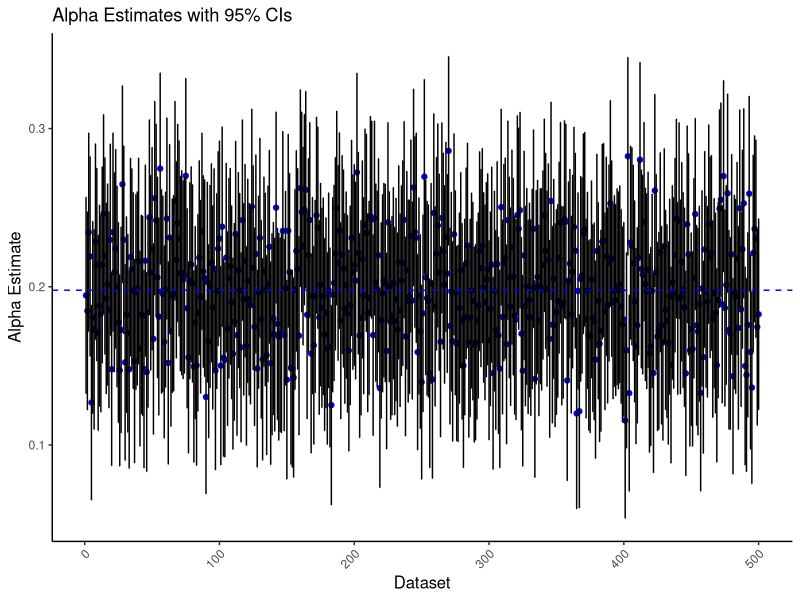
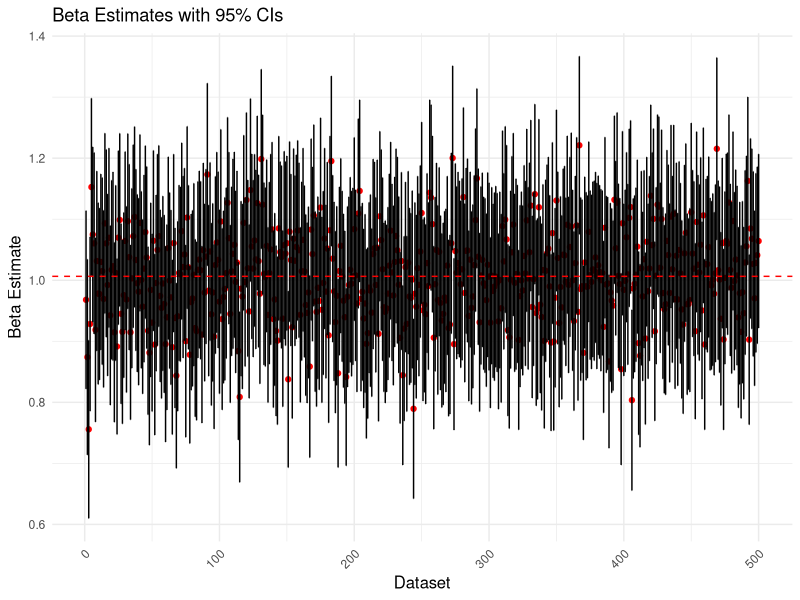
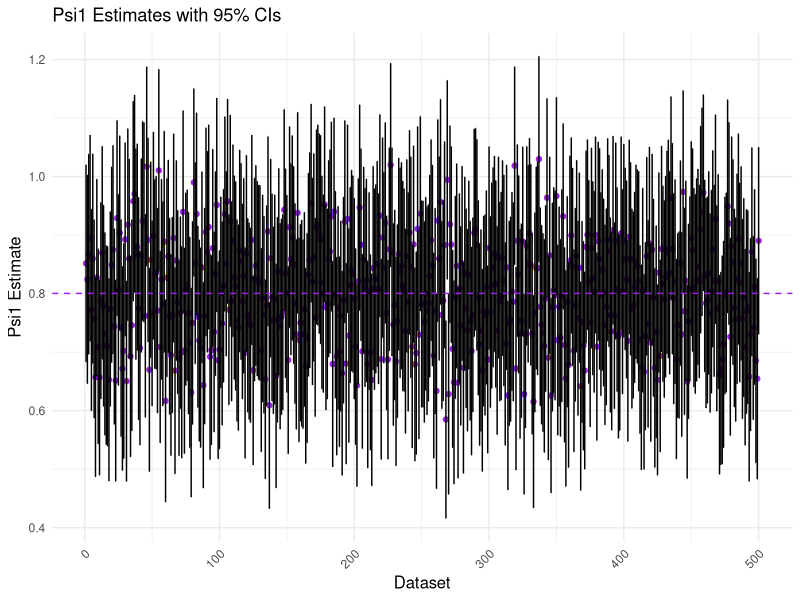
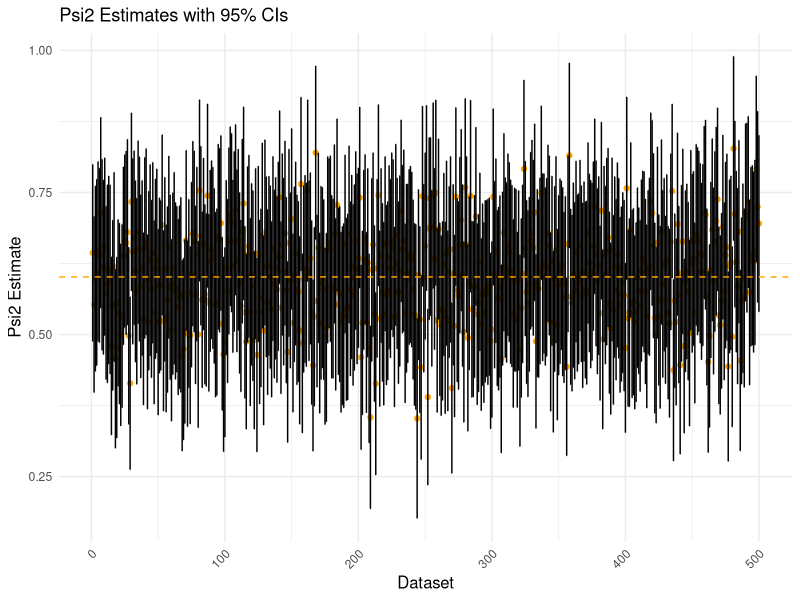
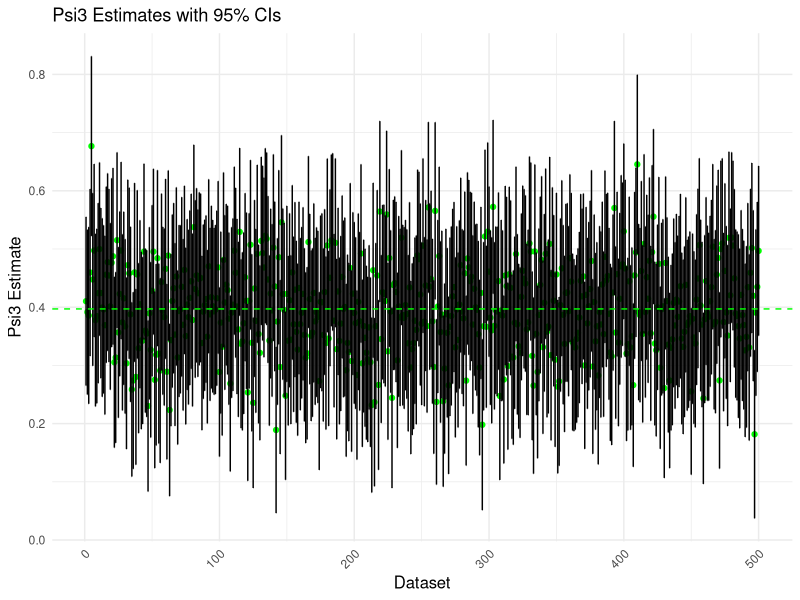
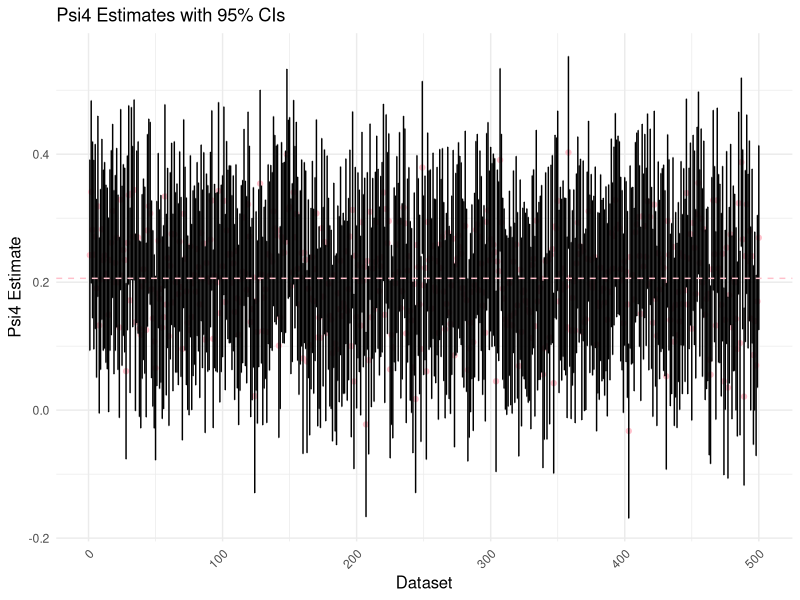
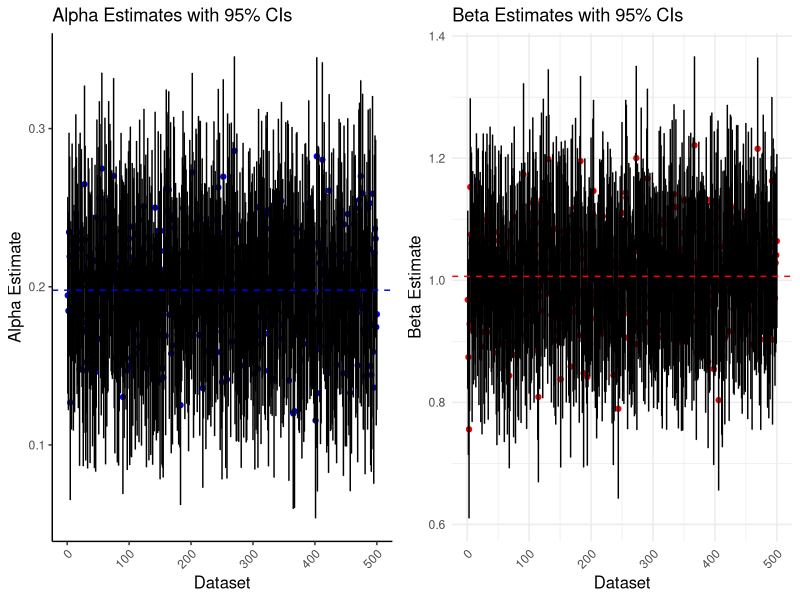
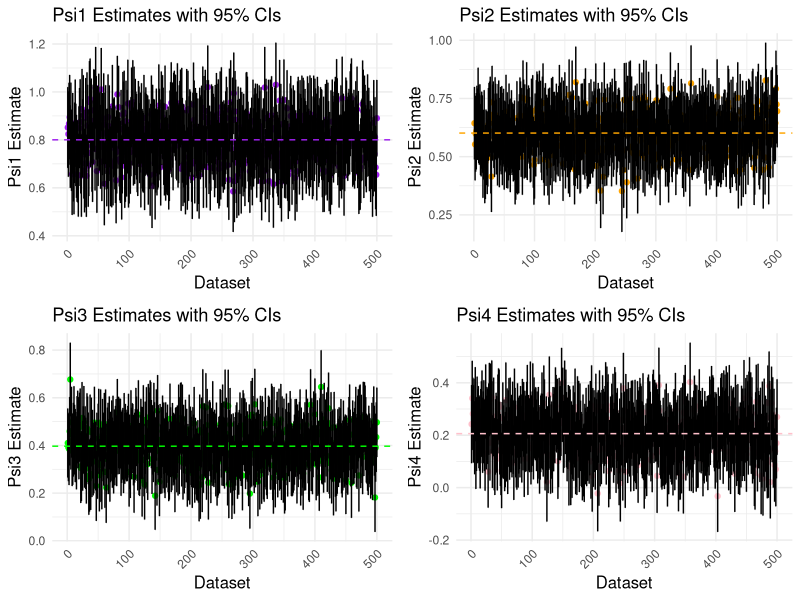

R code for these plots, in order:
## ---- chunk 1
# set seed
set.seed(2024) # ensures reproducibility

# load packages
library(tidyverse)
library(ggplot2)
library(sf) # simple features-store/manipulate spatial data
library(reshape2)
library(gridExtra)

### Set Constants ###
# parameters for simulation
N <- 500  # Number of iterations
points_per_iteration <- 2000  # Number of points per dataset (to place on 1000x100 cell grid)
grid_size <- 1000 # Set dimension of grid for simulated data

# Define constants (intercept & slope) for outcome computation (true values)
alpha <- 0.2
beta <- 1
psi1 <- 0.8 # categorical spillover (distance <= 50)
psi2 <- 0.6 # categorical spillover (distance <= 100)
psi3 <- 0.4 # categorical spillover (distance <= 150)
psi4 <- 0.2 # categorical spillover (distance <= 200)

# max distance (between intervention & spillover boundaries) (max(d_i))
max_distance <- sqrt((133-333)^2 + (866-666)^2)
## ---- chunk 2
### Create intervention & spillover polygons ###
# Define the intervention zone polygon (333,333) to (666,666)
intervention_zone <- st_polygon(list(matrix(c(333, 333,
                                              666, 333,
                                              666, 666,
                                              333, 666,
                                              333, 333), 
                                            ncol = 2, byrow = TRUE)))

# Define the spillover zone polygon (133,133) to (866,866)
spillover_zone <- st_polygon(list(matrix(c(133, 133,
                                           866, 133,
                                           866, 866,
                                           133, 866,
                                           133, 133), 
                                         ncol = 2, byrow = TRUE)))

# Create sf objects for both polygons (simple feature) (CRS=NA is unit-based instead of map-based)
intervention_sf <- st_sfc(intervention_zone, crs = NA_crs_)
spillover_sf <- st_sfc(spillover_zone, crs = NA_crs_)
## ---- chunk 3
# initialize object to store all N=500 datasets
simulated_datasets <- vector("list", N)

# initialize objects to store parameter estimates
alpha_estimates <- numeric(N) # baseline response
alpha_estimates_SE <- numeric(N)
beta_estimates <- numeric(N) # intervention effect
beta_estimates_SE <- numeric(N)
psi1_estimates <- numeric(N) # spillover effect 1
psi1_estimates_SE <- numeric(N)
psi2_estimates <- numeric(N) # spillover effect 2
psi2_estimates_SE <- numeric(N)
psi3_estimates <- numeric(N) # spillover effect 3
psi3_estimates_SE <- numeric(N)
psi4_estimates <- numeric(N) # spillover effect 4
psi4_estimates_SE <- numeric(N)

# Loop over N to generate datasets/compute response/obtain parameter estimates
for(i in 1:N){
  ### Data Simulation ###
  # Simulate random points on the grid with integer coordinates
  points <- tibble(x = sample(1:grid_size, points_per_iteration, replace = TRUE),
                   y = sample(1:grid_size, points_per_iteration, replace = TRUE))
  
  # Convert points to sf objects
  points_sf <- st_as_sf(points, coords = c("x", "y"), crs = NA_crs_)
  
  # Calculate distance from each point to the intervention zone boundary
  distances <- st_distance(points_sf, intervention_sf)
  points$intervention_distance <- as.vector(distances)
  intervention_distance <- points$intervention_distance # for use in spillover formulas
  
  # Assign zones based on their location (intervention/spillover/control)
  points$intervention_zone <- ifelse(st_within(points_sf, intervention_sf, sparse = FALSE), 1, 0) # intervention
  points$spillover_zone <- ifelse(
    st_within(points_sf, spillover_sf, 
              sparse = FALSE) & !st_within(points_sf, intervention_sf, sparse = FALSE), 1, 0) # spillover
  
  # Add zone label ("Intervention", "Spillover", "Control")
  points$zone <- ifelse(points$intervention_zone == 1, "Intervention",
                        ifelse(points$spillover_zone == 1, "Spillover", "Control"))
  
  # Assign categorical spillover effects based on distance
  points$psi1 <- ifelse(points$intervention_distance <= 50 & 
                          points$spillover_zone == 1, 1, 0)
  points$psi2 <- ifelse(points$intervention_distance > 50 & points$intervention_distance <= 100 & 
                          points$spillover_zone == 1, 1, 0)
  points$psi3 <- ifelse(points$intervention_distance > 100 & points$intervention_distance <= 150 & 
                          points$spillover_zone == 1, 1, 0)
  points$psi4 <- ifelse(points$intervention_distance > 150 & points$intervention_distance <= 200 & 
                          points$spillover_zone == 1, 1, 0)

  ### Compute Response w/ Linear Spillover ###
  # Generate random noise (epsilon) from a normal distribution (we can tweak this error term)
  epsilon <- rnorm(points_per_iteration, mean = 0, sd = 1)
  
  # Compute response for outcome w/ categorical spillover (spillover gets 0.8/0.6/0.4/0.2)
  points$response_categorical <- alpha + (beta*points$intervention_zone) +
     (psi1*points$psi1) + (psi2*points$psi2) + (psi3*points$psi3) + (psi4*points$psi4) + epsilon
  
  ### Estimate Parameter Values via modeling ###
  # Fit the linear regression model to estimate alpha, beta, and psi(1-4)
  model <- lm(response_categorical ~ intervention_zone + psi1 + psi2 + psi3 + psi4, data = points)

  # Store the estimates
  alpha_estimates[i] <- coef(model)[1]     # Intercept (alpha)
  beta_estimates[i] <- coef(model)[2]      # Coefficient for intervention_zone (beta)
  psi1_estimates[i] <- coef(model)[3]      # Coefficient for psi1 (spillover <= 50)
  psi2_estimates[i] <- coef(model)[4]      # Coefficient for psi2 (50 < distance <= 100)
  psi3_estimates[i] <- coef(model)[5]      # Coefficient for psi3 (100 < distance <= 150)
  psi4_estimates[i] <- coef(model)[6]      # Coefficient for psi4 (150 < distance <= 200)
  
  
  # Store the standard errors
  alpha_estimates_SE[i] <- summary(model)$coefficients[1, 2]
  beta_estimates_SE[i] <- summary(model)$coefficients[2, 2]
  psi1_estimates_SE[i] <- summary(model)$coefficients[3, 2]
  psi2_estimates_SE[i] <- summary(model)$coefficients[4, 2]
  psi3_estimates_SE[i] <- summary(model)$coefficients[5, 2]
  psi4_estimates_SE[i] <- summary(model)$coefficients[6, 2]
  
  ### Save Dataset ###
  # Store the dataset for this iteration in the list (ith simulated point locations)
  simulated_datasets[[i]] <- points
}
## ---- chunk 4
### Table of all parameter estimates ###
estimates_table <- tibble(
  alpha_mean = alpha_estimates,
  alpha_SE = alpha_estimates_SE,
  beta_mean = beta_estimates,
  beta_SE = beta_estimates_SE,
  psi1_mean = psi1_estimates,
  psi1_SE = psi1_estimates_SE,
  psi2_mean = psi1_estimates,
  psi2_SE = psi1_estimates_SE,
  psi3_mean = psi1_estimates,
  psi3_SE = psi1_estimates_SE,
  psi4_mean = psi1_estimates,
  psi4_SE = psi1_estimates_SE
)
#print(estimates_table)

### Compute Final Parameter Estimates & SEs ###
# Compute the Means of the Estimates
alpha_mean <- mean(alpha_estimates, na.rm = TRUE)
beta_mean <- mean(beta_estimates, na.rm = TRUE)
psi1_mean <- mean(psi1_estimates, na.rm = TRUE)
psi2_mean <- mean(psi2_estimates, na.rm = TRUE)
psi3_mean <- mean(psi3_estimates, na.rm = TRUE)
psi4_mean <- mean(psi4_estimates, na.rm = TRUE)

# Compute the SE of Means for Each Parameter (for multiple estimates)
alpha_SE_avg <- sqrt(mean(alpha_estimates_SE^2))
beta_SE_avg <- sqrt(mean(beta_estimates_SE^2))
psi1_SE_avg <- sqrt(mean(psi1_estimates_SE^2))
psi2_SE_avg <- sqrt(mean(psi2_estimates_SE^2))
psi3_SE_avg <- sqrt(mean(psi3_estimates_SE^2))
psi4_SE_avg <- sqrt(mean(psi4_estimates_SE^2))

# Store the results in a table
results_summary <- tibble(
  Parameter = c("Alpha_hat", "Beta_hat", "Psi1_hat", "Psi2_hat", "Psi3_hat", "Psi4_hat"),
  Mean = c(alpha_mean, beta_mean, psi1_mean, psi2_mean, psi3_mean, psi4_mean),
  SE = c(alpha_SE_avg, beta_SE_avg, psi1_SE_avg, psi2_SE_avg, psi3_SE_avg, psi4_SE_avg)
)

# Print the summary table
print(results_summary)
## ---- chunk 5
### Alpha Plot ###
# Create a tibble to hold the alpha estimates and their standard errors for each dataset
alpha_plot_data <- tibble(
  dataset_id = 1:N,  # dataset identifier (1 to N)
  alpha = alpha_estimates,  # mean alpha estimates for each dataset
  alpha_SE = alpha_estimates_SE  # standard error of alpha estimates
)

# Compute the 95% confidence intervals (1.96 * SE for the error bars)
alpha_plot_data <- alpha_plot_data %>%
  mutate(
    lower_ci = alpha - 1.96 * alpha_SE,
    upper_ci = alpha + 1.96 * alpha_SE
  )

# Create the plot
alpha_plot <- ggplot(alpha_plot_data, aes(x = dataset_id, y = alpha)) +
  geom_point(color = "blue") +  # Add points for alpha estimates
  geom_errorbar(aes(ymin = lower_ci, ymax = upper_ci), width = 0.2) +  # Add error bars for 95% CI
  geom_hline(yintercept = alpha_mean, linetype = "dashed", color = "blue") +  # Add horizontal line at alpha mean
  labs(
    title = "Alpha Estimates with 95% CIs",
    x = "Dataset",
    y = "Alpha Estimate"
  ) +
  theme_classic() +  # Clean theme
  theme(
    axis.text.x = element_text(angle = 45, hjust = 1),  # Rotate x-axis labels for readability
    axis.title.x = element_text(size = 12),
    axis.title.y = element_text(size = 12)
  )

### Beta Plot ###
# Create a tibble to hold the estimates and their standard errors for each dataset
beta_plot_data <- tibble(
  dataset_id = 1:N,  # dataset identifier (1 to N)
  beta = beta_estimates,  # mean beta estimates for each dataset
  beta_SE = beta_estimates_SE  # standard error of beta estimates
)

# Compute the 95% confidence intervals (1.96 * SE for the error bars)
beta_plot_data <- beta_plot_data %>%
  mutate(
    lower_ci = beta - 1.96 * beta_SE,
    upper_ci = beta + 1.96 * beta_SE
  )

# Create the beta plot
beta_plot <- ggplot(beta_plot_data, aes(x = dataset_id, y = beta)) +
  geom_point(color = "red") +  # Add points for beta estimates
  geom_errorbar(aes(ymin = lower_ci, ymax = upper_ci), width = 0.2) +  # Add error bars for 95% CI
  geom_hline(yintercept = beta_mean, linetype = "dashed", color = "red") +  # Add horizontal line at beta mean
  labs(
    title = "Beta Estimates with 95% CIs",
    x = "Dataset",
    y = "Beta Estimate"
  ) +
  theme_minimal() +  # Clean theme
  theme(
    axis.text.x = element_text(angle = 45, hjust = 1),  # Rotate x-axis labels for readability
    axis.title.x = element_text(size = 12),
    axis.title.y = element_text(size = 12)
  )

### Psi1 Plot ###
# Create a tibble for psi estimates and their standard errors
psi1_plot_data <- tibble(
  dataset_id = 1:N,  # dataset identifier (1 to N)
  psi1 = psi1_estimates,  # mean psi estimates for each dataset
  psi1_SE = psi1_estimates_SE  # standard error of psi estimates
)

# Compute the 95% confidence intervals (1.96 * SE for the error bars)
psi1_plot_data <- psi1_plot_data %>%
  mutate(
    lower_ci = psi1 - 1.96 * psi1_SE,
    upper_ci = psi1 + 1.96 * psi1_SE
  )

# Create the psi plot
psi1_plot <- ggplot(psi1_plot_data, aes(x = dataset_id, y = psi1)) +
  geom_point(color = "purple") +  # Add points for psi estimates
  geom_errorbar(aes(ymin = lower_ci, ymax = upper_ci), width = 0.2) +  # Add error bars for 95% CI
  geom_hline(yintercept = psi1_mean, linetype = "dashed", color = "purple") +  # Add horizontal line at psi mean
  labs(
    title = "Psi1 Estimates with 95% CIs",
    x = "Dataset",
    y = "Psi1 Estimate"
  ) +
  theme_minimal() +  # Clean theme
  theme(
    axis.text.x = element_text(angle = 45, hjust = 1),  # Rotate x-axis labels for readability
    axis.title.x = element_text(size = 12),
    axis.title.y = element_text(size = 12)
  )

### Psi2 Plot ###
# Create a tibble for psi estimates and their standard errors
psi2_plot_data <- tibble(
  dataset_id = 1:N,  # dataset identifier (1 to N)
  psi2 = psi2_estimates,  # mean psi estimates for each dataset
  psi2_SE = psi2_estimates_SE  # standard error of psi estimates
)

# Compute the 95% confidence intervals (1.96 * SE for the error bars)
psi2_plot_data <- psi2_plot_data %>%
  mutate(
    lower_ci = psi2 - 1.96 * psi2_SE,
    upper_ci = psi2 + 1.96 * psi2_SE
  )

# Create the psi plot
psi2_plot <- ggplot(psi2_plot_data, aes(x = dataset_id, y = psi2)) +
  geom_point(color = "orange") +  # Add points for psi estimates
  geom_errorbar(aes(ymin = lower_ci, ymax = upper_ci), width = 0.2) +  # Add error bars for 95% CI
  geom_hline(yintercept = psi2_mean, linetype = "dashed", color = "orange") +  # Add horizontal line at psi mean
  labs(
    title = "Psi2 Estimates with 95% CIs",
    x = "Dataset",
    y = "Psi2 Estimate"
  ) +
  theme_minimal() +  # Clean theme
  theme(
    axis.text.x = element_text(angle = 45, hjust = 1),  # Rotate x-axis labels for readability
    axis.title.x = element_text(size = 12),
    axis.title.y = element_text(size = 12)
  )

### psi3 Plot ###
# Create a tibble for psi estimates and their standard errors
psi3_plot_data <- tibble(
  dataset_id = 1:N,  # dataset identifier (1 to N)
  psi3 = psi3_estimates,  # mean psi estimates for each dataset
  psi3_SE = psi3_estimates_SE  # standard error of psi estimates
)

# Compute the 95% confidence intervals (1.96 * SE for the error bars)
psi3_plot_data <- psi3_plot_data %>%
  mutate(
    lower_ci = psi3 - 1.96 * psi3_SE,
    upper_ci = psi3 + 1.96 * psi3_SE
  )

# Create the psi plot
psi3_plot <- ggplot(psi3_plot_data, aes(x = dataset_id, y = psi3)) +
  geom_point(color = "green") +  # Add points for psi estimates
  geom_errorbar(aes(ymin = lower_ci, ymax = upper_ci), width = 0.2) +  # Add error bars for 95% CI
  geom_hline(yintercept = psi3_mean, linetype = "dashed", color = "green") +  # Add horizontal line at psi mean
  labs(
    title = "Psi3 Estimates with 95% CIs",
    x = "Dataset",
    y = "Psi3 Estimate"
  ) +
  theme_minimal() +  # Clean theme
  theme(
    axis.text.x = element_text(angle = 45, hjust = 1),  # Rotate x-axis labels for readability
    axis.title.x = element_text(size = 12),
    axis.title.y = element_text(size = 12)
  )

### Psi4 Plot ###
# Create a tibble for psi estimates and their standard errors
psi4_plot_data <- tibble(
  dataset_id = 1:N,  # dataset identifier (1 to N)
  psi4 = psi4_estimates,  # mean psi estimates for each dataset
  psi4_SE = psi4_estimates_SE  # standard error of psi estimates
)

# Compute the 95% confidence intervals (1.96 * SE for the error bars)
psi4_plot_data <- psi4_plot_data %>%
  mutate(
    lower_ci = psi4 - 1.96 * psi4_SE,
    upper_ci = psi4 + 1.96 * psi4_SE
  )

# Create the psi plot
psi4_plot <- ggplot(psi4_plot_data, aes(x = dataset_id, y = psi4)) +
  geom_point(color = "pink") +  # Add points for psi estimates
  geom_errorbar(aes(ymin = lower_ci, ymax = upper_ci), width = 0.2) +  # Add error bars for 95% CI
  geom_hline(yintercept = psi4_mean, linetype = "dashed", color = "pink") +  # Add horizontal line at psi mean
  labs(
    title = "Psi4 Estimates with 95% CIs",
    x = "Dataset",
    y = "Psi4 Estimate"
  ) +
  theme_minimal() +  # Clean theme
  theme(
    axis.text.x = element_text(angle = 45, hjust = 1),  # Rotate x-axis labels for readability
    axis.title.x = element_text(size = 12),
    axis.title.y = element_text(size = 12)
  )
# Print the plots
print(alpha_plot)
print(beta_plot)
print(psi1_plot)
print(psi2_plot)
print(psi3_plot)
print(psi4_plot)

# Combine all plots into a single layout
combined_plot <- grid.arrange(
  alpha_plot,       # Plot for Alpha
  beta_plot,        # Plot for Beta
  ncol = 2,         # Arrange plots in 2 columns
  nrow = 1          # Arrange plots in 2 rows
)

# plots for all psi estimates
combined_plot <- grid.arrange(
  psi1_plot,         # Plot for Psi
  psi2_plot,         # Plot for Psi
  psi3_plot,         # Plot for Psi
  psi4_plot,         # Plot for Psi
  ncol = 2,         # Arrange plots in 2 columns
  nrow = 2          # Arrange plots in 2 rows
)
